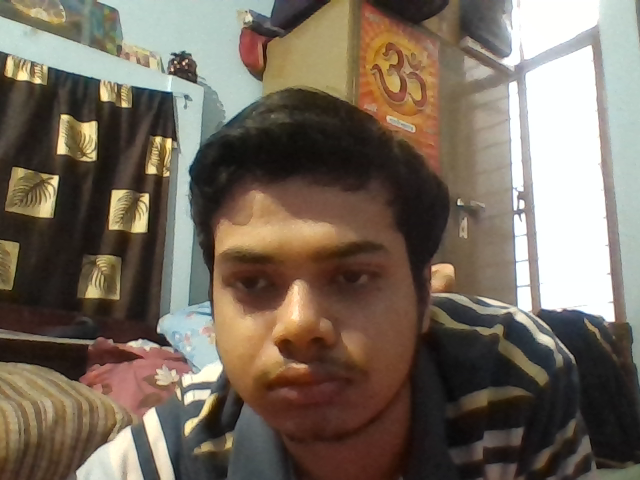
#> input picture face-recognition-opencv/dataset/Aayush_Shrivastava/000.png, 640 x 480 px, given in place of the camera
$ python build_face_dataset.py
#> lines starting #> are read from the running program, lines starting #| are printed output that depends on the picture
# USAGE
# python build_face_dataset.py --cascade haarcascade_frontalface_default.xml --output dataset/adrian

# import the necessary packages
# import sys
# sys.path.remove('/opt/ros/kinetic/lib/python2.7/dist-packages')
from imutils.video import VideoStream
import argparse
import imutils
import time
import cv2
import os


# construct the argument parser and parse the arguments
# ap = argparse.ArgumentParser()
# ap.add_argument("-c", "--cascade", required=True,
# 	help = "path to where the face cascade resides")
# ap.add_argument("-o", "--output", required=True,
# 	help="path to output directory")
# args = vars(ap.parse_args())

# load OpenCV's Haar cascade for face detection from disk
detector = cv2.CascadeClassifier('haarcascade_frontalface_default.xml')

# initialize the video stream, allow the camera sensor to warm up,
# and initialize the total number of example faces written to disk
# thus far
print("[INFO] starting video stream...")
vs = VideoStream(src=0).start()
# vs = VideoStream(usePiCamera=True).start()
time.sleep(2.0)
total = 0

# loop over the frames from the video stream
while True:
	# grab the frame from the threaded video stream, clone it, (just
	# in case we want to write it to disk), and then resize the frame
	# so we can apply face detection faster
	frame = vs.read()
#> frame is the input picture: shape (480, 640, 3); mean B, G, R 92.7, 106.1, 117.8
	orig = frame.copy()
	frame = imutils.resize(frame, width=400)
#> frame: shape (300, 400, 3)

	# detect faces in the grayscale frame
	rects = detector.detectMultiScale(
		cv2.cvtColor(frame, cv2.COLOR_BGR2GRAY), scaleFactor=1.1,
		minNeighbors=5, minSize=(30, 30))
#> rects = [[103, 110, 170, 170]]

	# loop over the face detections and draw them on the frame
	for (x, y, w, h) in rects:
		cv2.rectangle(frame, (x, y), (x + w, y + h), (0, 255, 0), 2)
#> this loop made 1 pass
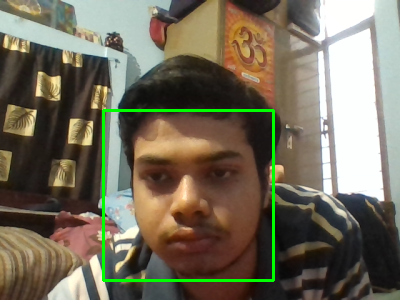
#> frame: shape (300, 400, 3); mean B, G, R 91.7, 109.3, 116.5

	# show the output frame
	cv2.imshow("Frame", frame)
	key = cv2.waitKey(1) & 0xFF
#> (key q is pressed here)

	# if the `k` key was pressed, write the *original* frame to disk
	# so we can later process it and use it for face recognition
	if key == ord("k"):
		# p = os.path.sep.join(['~/PycharmProjects/face-recognition-opencv/dataset', "{}.png".format(
		# 	str(total).zfill(5))])
		# print(p)
		cv2.imwrite("{}.png".format(str(total).zfill((3))), orig)
		total += 1

	# if the `q` key was pressed, break from the loop
	elif key == ord("q"):
		break

# do a bit of cleanup
print("[INFO] {} face images stored".format(total))
print("[INFO] cleaning up...")
cv2.destroyAllWindows()
vs.stop()

$ run again, on face-recognition-opencv/dataset/Aayush_Shrivastava/001.png
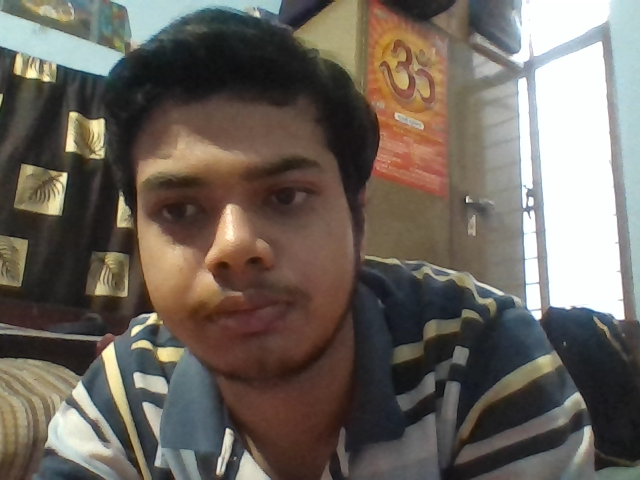
#> input picture face-recognition-opencv/dataset/Aayush_Shrivastava/001.png, 640 x 480 px, given in place of the camera
#> frame is the input picture: shape (480, 640, 3); mean B, G, R 92.9, 101.1, 108.8
#> rects = [[233, 66, 51, 51], [53, 56, 188, 188]]
#> the loop `for (x, y, w, h) in rects:` made 2 passes
#> after the loop `for (x, y, w, h) in rects:`:
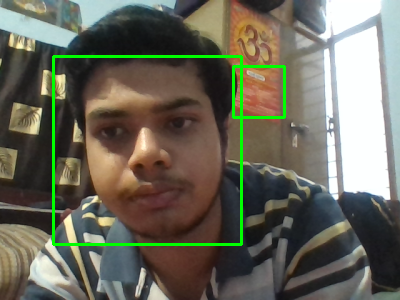
#> frame: shape (300, 400, 3); mean B, G, R 91.5, 105.5, 106.9

$ run again, on face-recognition-opencv/dataset/Aayush_Shrivastava/002.png
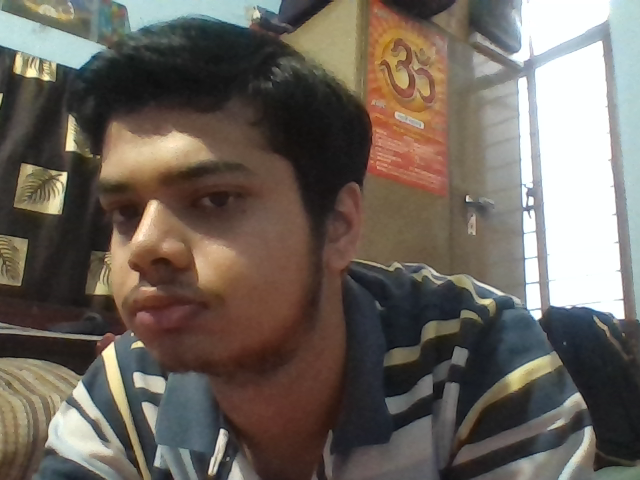
#> input picture face-recognition-opencv/dataset/Aayush_Shrivastava/002.png, 640 x 480 px, given in place of the camera
#> frame is the input picture: shape (480, 640, 3); mean B, G, R 92.4, 100.7, 108.8
#> rects = [[230, 64, 54, 54], [16, 70, 168, 168]]
#> the loop `for (x, y, w, h) in rects:` made 2 passes
#> after the loop `for (x, y, w, h) in rects:`:
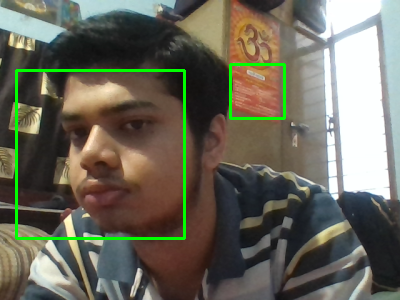
#> frame: shape (300, 400, 3); mean B, G, R 91, 104.6, 106.7
